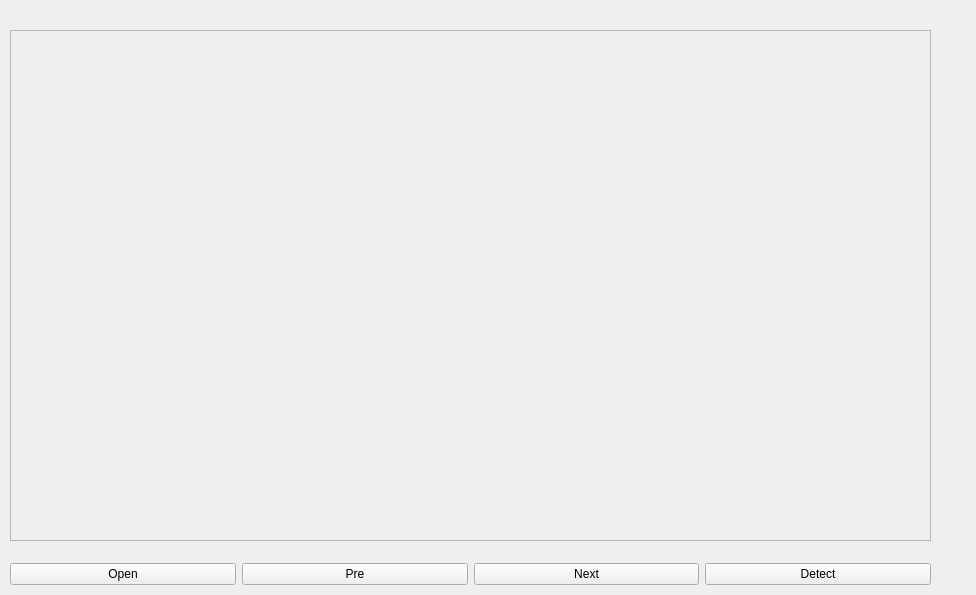
<?xml version="1.0" encoding="UTF-8"?>
<ui version="4.0">
 <class>Form</class>
 <widget class="QWidget" name="Form">
  <property name="geometry">
   <rect>
    <x>0</x>
    <y>0</y>
    <width>976</width>
    <height>595</height>
   </rect>
  </property>
  <property name="windowTitle">
   <string>Form</string>
  </property>
  <widget class="QWidget" name="horizontalLayoutWidget">
   <property name="geometry">
    <rect>
     <x>10</x>
     <y>560</y>
     <width>921</width>
     <height>28</height>
    </rect>
   </property>
   <layout class="QHBoxLayout" name="horizontalLayout">
    <item>
     <widget class="QPushButton" name="openImgBtn">
      <property name="text">
       <string>Open</string>
      </property>
     </widget>
    </item>
    <item>
     <widget class="QPushButton" name="preImgBtn">
      <property name="text">
       <string>Pre</string>
      </property>
     </widget>
    </item>
    <item>
     <widget class="QPushButton" name="nextImgBtn">
      <property name="text">
       <string>Next</string>
      </property>
     </widget>
    </item>
    <item>
     <widget class="QPushButton" name="detectBtn">
      <property name="text">
       <string>Detect</string>
      </property>
     </widget>
    </item>
   </layout>
  </widget>
  <widget class="QWidget" name="verticalLayoutWidget">
   <property name="geometry">
    <rect>
     <x>10</x>
     <y>30</y>
     <width>921</width>
     <height>511</height>
    </rect>
   </property>
   <layout class="QVBoxLayout" name="verticalLayout">
    <item>
     <widget class="QFrame" name="frame">
      <property name="frameShape">
       <enum>QFrame::StyledPanel</enum>
      </property>
      <property name="frameShadow">
       <enum>QFrame::Raised</enum>
      </property>
     </widget>
    </item>
   </layout>
  </widget>
  <zorder>horizontalLayoutWidget</zorder>
  <zorder>verticalLayoutWidget</zorder>
  <zorder>frame</zorder>
  <zorder>nextImgBtn</zorder>
  <zorder>detectBtn</zorder>
  <zorder>frame</zorder>
 </widget>
 <resources/>
 <connections/>
</ui>
